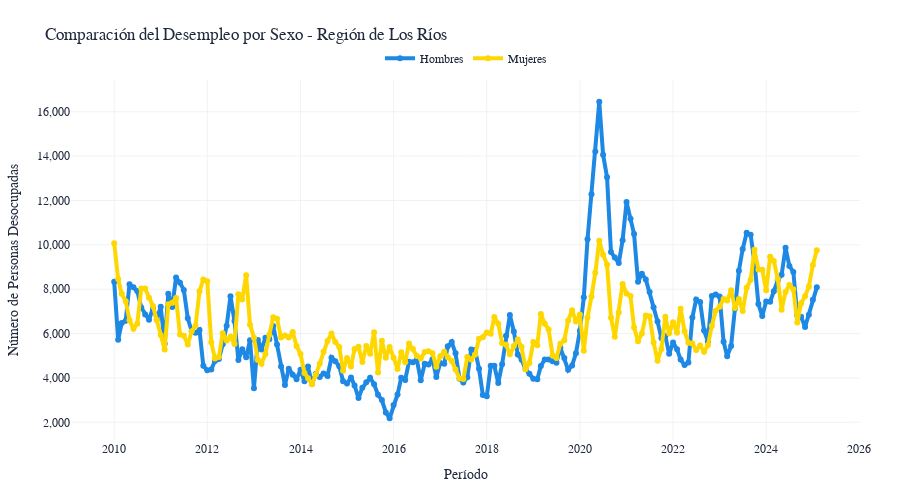

The code cell stored with this chart in its notebook:
### Markdown cell above
## 👥 Análisis por Sexo

Comparación del desempleo entre hombres y mujeres en la región.

### Code cell
# Preparar datos por sexo (incluye Total)
df_sexo = df[df["dimension"] == "sexo"].copy()
df_sexo["periodo"] = pd.to_datetime(df_sexo["periodo"].astype(str).str[:10])

# Mapear códigos de sexo
etiquetas_sexo = {
    "F": "Mujeres",
    "M": "Hombres",
    "_T": "Total"
}

df_sexo["sexo_label"] = df_sexo["categoria"].map(etiquetas_sexo)
# Incluir Hombres, Mujeres y Total
orden_series = ["Hombres", "Mujeres", "Total"]
df_sexo_filtrado = df_sexo[df_sexo["sexo_label"].isin(orden_series)]

# Crear gráfico comparativo con estilo más claro (líneas más delgadas)
fig = go.Figure()

colores_sexo_daltonico = {
    "Hombres": economist_colors[1],   # Azul
    "Mujeres": economist_colors[0],   # Amarillo
    "Total":   economist_colors[2]    # Gris
}

for sexo in orden_series:
    data_sexo = df_sexo_filtrado[df_sexo_filtrado["sexo_label"] == sexo]
    if data_sexo.empty:
        continue

    if sexo == "Total":
        # Total: línea discontinua, sin marcadores, un poco tenue
        fig.add_trace(go.Scatter(
            x=data_sexo["periodo"],
            y=data_sexo["valor"],
            mode='lines',
            line=dict(color=colores_sexo_daltonico[sexo], width=2.2, dash='dash'),
            opacity=0.9,
            name=sexo,
            hovertemplate=f'<b>{sexo}</b><br>Fecha: %{{x}}<br>Personas: %{{y:,.0f}}<extra></extra>'
        ))
    else:
        # Hombres/Mujeres: líneas + marcadores, más delgadas y marcadores pequeños
        fig.add_trace(go.Scatter(
            x=data_sexo["periodo"],
            y=data_sexo["valor"],
            mode='lines+markers',
            line=dict(color=colores_sexo_daltonico[sexo], width=2.4),
            marker=dict(size=5, color=colores_sexo_daltonico[sexo], line=dict(color='white', width=1)),
            name=sexo,
            hovertemplate=f'<b>{sexo}</b><br>Fecha: %{{x}}<br>Personas: %{{y:,.0f}}<extra></extra>'
        ))

# Aplicar estilo The Economist
fig = apply_economist_style(fig)

fig.update_layout(
    title="Comparación del Desempleo por Sexo - Región de Los Ríos",
    xaxis_title="Período",
    yaxis_title="Número de Personas Desocupadas",
    height=500,
    legend=dict(
        orientation="h",
        yanchor="bottom",
        y=1.02,
        xanchor="center",
        x=0.5,
        font=dict(size=12)
    )
)

fig.update_yaxes(tickformat=',')
fig.show()

### Figure 1 — Plotly figure (JSON) as saved in the notebook; plotly's stock layout.template omitted (floating-point values rounded to 4 significant figures; data arrays with more than 128 entries replaced by an {"elided": "..."} marker saying what was removed)
{"data": [{"hovertemplate": "<b>Hombres</b><br>Fecha: %{x}<br>Personas: %{y:,.0f}<extra></extra>", "line": {"color": "#1E88E5", "width": 4}, "marker": {"color": "#1E88E5", "size": 6}, "mode": "lines+markers", "name": "Hombres", "type": "scatter", "x": {"elided": "182 str values"}, "y": {"elided": "182 float values"}}, {"hovertemplate": "<b>Mujeres</b><br>Fecha: %{x}<br>Personas: %{y:,.0f}<extra></extra>", "line": {"color": "#FFD700", "width": 4}, "marker": {"color": "#FFD700", "size": 6}, "mode": "lines+markers", "name": "Mujeres", "type": "scatter", "x": {"elided": "182 str values"}, "y": {"elided": "182 float values"}}], "layout": {"font": {"color": "#1e293b", "family": "Georgia, serif"}, "height": 500, "legend": {"font": {"family": "Georgia, serif", "size": 12}, "orientation": "h", "x": 0.5, "xanchor": "center", "y": 1.02, "yanchor": "bottom"}, "margin": {"b": 60, "l": 60, "r": 40, "t": 80}, "paper_bgcolor": "white", "plot_bgcolor": "white", "title": {"text": "Comparación del Desempleo por Sexo - Región de Los Ríos"}, "xaxis": {"gridcolor": "#E5E5E5", "gridwidth": 0.5, "showgrid": true, "tickfont": {"family": "Georgia, serif"}, "title": {"text": "Período"}}, "yaxis": {"gridcolor": "#E5E5E5", "gridwidth": 0.5, "showgrid": true, "tickfont": {"family": "Georgia, serif"}, "tickformat": ",", "title": {"text": "Número de Personas Desocupadas"}}}}
